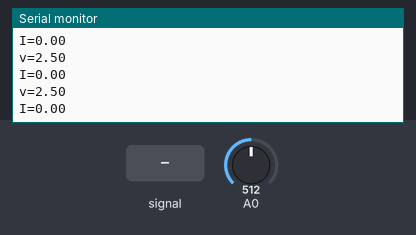
Simulated run of this sketch. Board: Arduino Uno, built with avr-gcc and run on an emulated ATmega328P. Shown: the last lines printed to the serial monitor. The test bench sets the inputs (shaded band); at power-on: A0 = 512.

Above: at 1.2 s.
1.3 s: A0 fed a 200 Hz sine of ±81 counts around its level
At 1.94 s:
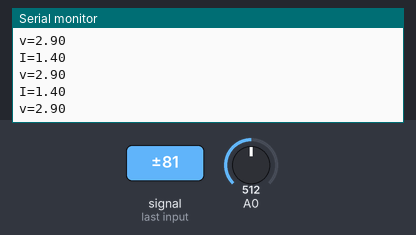
2.8 s: A0 set to 716
At 2.83 s:
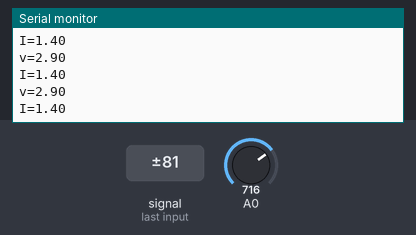
4.3 s: A0 set to 900
At 4.36 s:
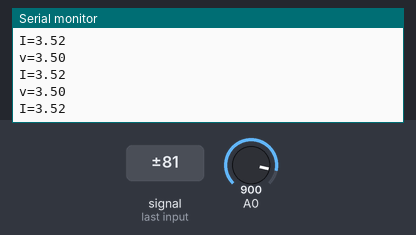
Timing chart, 0 to 7.3 s (numbered marks = the images above; inputs shaded):
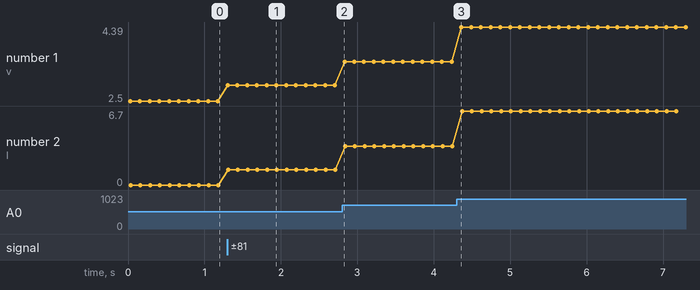

The sketch:

CurrentMeasuring.ino
```cpp
/*
Author Muhammad Awais
UET Lahore
Fb/awais12506
engr.mahmed506@gmail.com

Program Descrption: This program Measures AC voltage applied at A0 of arduino. A step down transformer with ratio 34.375
and Voltage divider of 3 is being used.
*/

float ADCvalue0;
float Voltage[199];
float Volt=0;
float ActualVolt;
float Current;
void setup() {
  //To start Serial Communication
  Serial.begin(9600);
}


void loop() {

Volt=0;
  // Measure Voltage 200 times and store result in an array
  for(int i=1;i<=199;i++)
  {
  ADCvalue0 = analogRead(A0);
  Voltage[i]=(5.0*ADCvalue0)/1024.0;


}
//Find Max value of Array to find Vmax
for(int j=0;j<=199;j++)
  {
    if(Voltage[j]>Volt)
    {
      Volt=Voltage[j];
    }

}
Serial.print("v=");
  Serial.println(Volt);
//culating at 100,110,200,220 .it was found that an error of 5% is being intrduced. Value being calulting is sligthly more so....
//Volt=Volt-(Volt*.05);

ActualVolt =Volt-2.5; // offset voltage is 2.5v
Current =ActualVolt*10;
Current=Current/2;
Current=Current*0.7071;


  Serial.print("I=");
  Serial.println(Current);
delay(100);
}
```

Measured:
- after the input at 1.3 s, the serial monitor: prints a new line at once (image 1)
- plotted number 1: 2.5 → 2.9 after the input at 1.3 s, 2.9 → 3.5 after the input at 2.8 s, 3.5 → 4.39 after the input at 4.3 s
- plotted number 2: 0 → 1.4 after the input at 1.3 s, 1.4 → 3.52 after the input at 2.8 s, 3.52 → 6.7 after the input at 4.3 s
